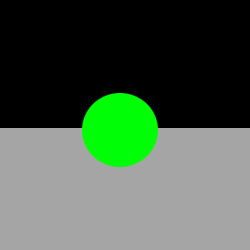
//> input picture criminisi2-Inpaint/tests/image1.jpg, 250 x 250 px
$ ./main ../tests/image1.jpg ../tests/image2.jpg ../tests/image2.jpg   (built with g++ and OpenCV 4)
//> lines starting //> are read from the running program, lines starting //| are printed output that depends on the picture
// [41 lines of licence text are left out]

#include "inpainter.h"

cv::Mat image,originalImage,inpaintMask;
cv::Point prevPt(-1,-1);
int thickness=5;
static void onMouse( int event, int x, int y, int flags, void* )
{
    if(event == cv::EVENT_LBUTTONUP||!(flags & cv::EVENT_FLAG_LBUTTON) )
        prevPt = cv::Point(-1,-1);
    else if( event == cv::EVENT_LBUTTONDOWN )
        prevPt = cv::Point(x,y);
    else if( event == cv::EVENT_MOUSEMOVE && (flags & cv::EVENT_FLAG_LBUTTON) )
    {
        cv::Point pt(x,y);
        if( prevPt.x < 0 )
            prevPt = pt;
        cv::line( inpaintMask, prevPt, pt, cv::Scalar::all(255), thickness, 8, 0 );
        cv::line( image, prevPt, pt, cv::Scalar::all(255), thickness, 8, 0 );
        prevPt = pt;
        cv::imshow("image", image);
    }
}


int main(int argc, char *argv[])
{

    //we expect three arguments.
    //the first is the image path.
    //the second is the mask path.
    //the third argument is the halfPatchWidth

    //in case halPatchWidth is not specified we use a default value of 3.
    //in case only image path is speciifed, we use manual marking of mask over the image.
    //in case image name is also not specified , we use default image default.jpg.


    int halfPatchWidth=4;

    if(argc>=4)
    {
        std::stringstream ss;
        ss<<argv[3];
        ss>>halfPatchWidth;
    }

    char* imageName = argc >= 2 ? argv[1] : (char*)"default.jpg";

    originalImage=cv::imread(imageName,cv::IMREAD_COLOR);
//> originalImage is the input picture: 250 rows x 250 cols, CV_8UC3; mean B, G, R 74.7, 92.3, 74.3

    if(!originalImage.data){
        std::cout<<std::endl<<"Error unable to open input image"<<std::endl;
        return 0;
    }

    image=originalImage.clone();


    bool maskSpecified=false;
    char* maskName;
    if(argc >= 3){
       maskName=argv[2];
       maskSpecified=true;
    }

    if(maskSpecified){
        cv::Mat inpaintMask1=cv::imread(maskName,cv::IMREAD_GRAYSCALE);
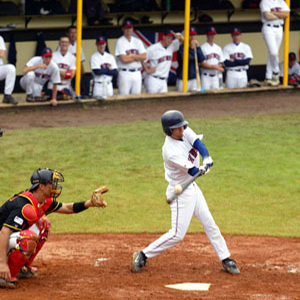
//> input picture criminisi2-Inpaint/tests/image2.jpg, 300 x 300 px
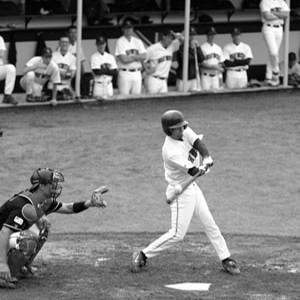
//> inpaintMask1: 300 rows x 300 cols, CV_8UC1; min 0, max 255, mean 124.5
        //cv::subtract(cv::Scalar::all(255),inpaintMask1,inpaintMask);
        cv::Mat inpaintMask =  cv::Scalar::all(255) - inpaintMask1;
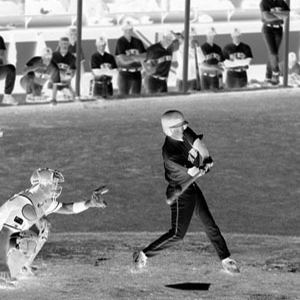
//> inpaintMask: 300 rows x 300 cols, CV_8UC1; min 0, max 255, mean 130.5
//> (the run ends here: the program needs code that is not available in this run, at `Inpainter i(originalImage,inpaintMask,halfPatchWidth);`)
